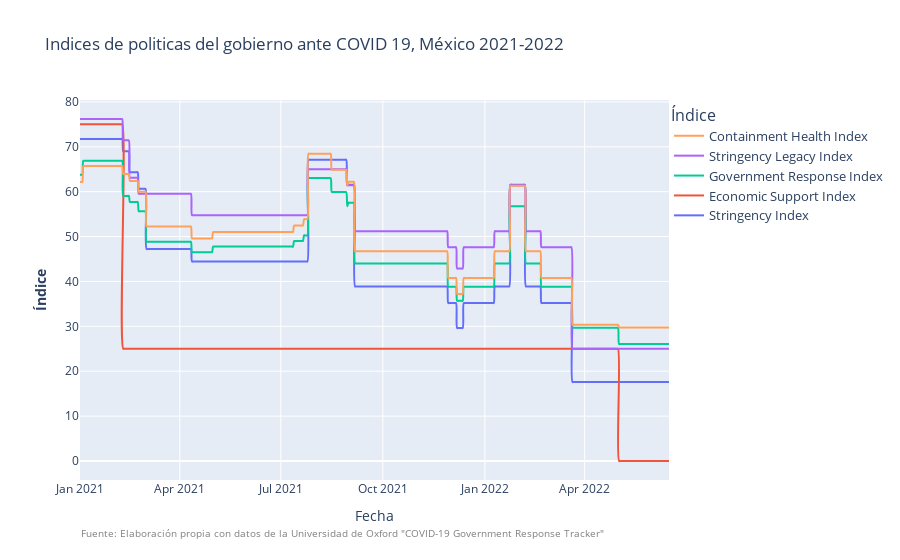

Notebook code for this chart:
### Markdown cell above
## Grafica de indicadores de la contingencia
La Universidad de Oxford a traves del portal antes mencionado tambien realiza diferentes indices que muestran el comportamiento y rastrean las acciones en politica econopmica y publica que realizan los gobiernos durante la pandemia. Este esfuerzo se resume en 5 indices aqui presentados: 
+ El "Stringency Index" que es el indice sobre el confinamiento o la restriccion de los gobiernos a salir.
+ El "Economic Support Index" que muestra el apoyo economico.
+ El "Government Response Index" que mide la respuesta del gobierno ante la pandemia.
+ El "Stringency Legacy Index" que mide el legado de las medidas de confinamiento
+ El "Containment Health Index" un indicador de salud sobre el confinamiento.

### Code cell
fig4 = go.Figure()
fig4.add_trace(go.Scatter(x=df4.index, y=(df4['StringencyIndexForDisplay']), name="Stringency Index",
                    line_shape='spline', marker_symbol = 'circle-open', 
                         connectgaps = True
                        ))
fig4.add_trace(go.Scatter(x=df4.index, y=(df4['EconomicSupportIndexForDisplay']), name="Economic Support Index",
                    line_shape='spline', marker_symbol = 'circle-open', 
                         connectgaps = True
                        ))
fig4.add_trace(go.Scatter(x=df4.index, y=(df4['GovernmentResponseIndexForDisplay']), name="Government Response Index",
                    line_shape='spline', marker_symbol = 'circle-open', 
                         connectgaps = True
                        ))
fig4.add_trace(go.Scatter(x=df4.index, y=(df4['StringencyLegacyIndexForDisplay']), name="Stringency Legacy Index",
                    line_shape='spline', marker_symbol = 'circle-open', 
                         connectgaps = True
                        ))
fig4.add_trace(go.Scatter(x=df4.index, y=(df4['ContainmentHealthIndexForDisplay']), name="Containment Health Index",
                    line_shape='spline', marker_symbol = 'circle-open', 
                         connectgaps = True
                        ))

fig4.update_traces(marker=dict(size=1,line=dict(width=0.2)),selector=dict(mode='markers'))
fig4.update_layout(legend=dict(x = 1, y=1, traceorder='reversed', font_size=13))
fig4.update_layout(title="Indices de politicas del gobierno ante COVID 19, México 2021-2022",
                 xaxis_title="Fecha",
    legend_title="Índice",
  #  font=dict(
   #     family="Courier New, monospace",
    #    size=18,
     #   color="RebeccaPurple"
    )

fig4.update_yaxes(title_text="<b>Índice</b>")

fig4.add_annotation(text= 'Fuente: Elaboración propia con datos de la Universidad de Oxford "COVID-19 Government Response Tracker"',
                    x = 0, y = -0.15, xref= 'paper', yref = 'paper', xanchor='left'
    , yanchor='bottom'
    , xshift=-1
    , yshift=-5
    , font=dict(size=10, color="grey")
    , align="right", showarrow= False)

fig4.show()

### Figure 1 — Plotly figure (JSON) as saved in the notebook; plotly's stock layout.template omitted (floating-point values rounded to 4 significant figures; data arrays with more than 128 entries replaced by an {"elided": "..."} marker saying what was removed)
{"data": [{"connectgaps": true, "line": {"shape": "spline"}, "marker": {"symbol": "circle-open"}, "name": "Stringency Index", "type": "scatter", "x": {"elided": "532 str values"}, "y": {"elided": "532 float values"}}, {"connectgaps": true, "line": {"shape": "spline"}, "marker": {"symbol": "circle-open"}, "name": "Economic Support Index", "type": "scatter", "x": {"elided": "532 str values"}, "y": {"elided": "532 int values"}}, {"connectgaps": true, "line": {"shape": "spline"}, "marker": {"symbol": "circle-open"}, "name": "Government Response Index", "type": "scatter", "x": {"elided": "532 str values"}, "y": {"elided": "532 float values"}}, {"connectgaps": true, "line": {"shape": "spline"}, "marker": {"symbol": "circle-open"}, "name": "Stringency Legacy Index", "type": "scatter", "x": {"elided": "532 str values"}, "y": {"elided": "532 float values"}}, {"connectgaps": true, "line": {"shape": "spline"}, "marker": {"symbol": "circle-open"}, "name": "Containment Health Index", "type": "scatter", "x": {"elided": "532 str values"}, "y": {"elided": "532 float values"}}], "layout": {"annotations": [{"align": "right", "font": {"color": "grey", "size": 10}, "showarrow": false, "text": "Fuente: Elaboración propia con datos de la Universidad de Oxford \"COVID-19 Government Response Tracker\"", "x": 0, "xanchor": "left", "xref": "paper", "xshift": -1, "y": -0.15, "yanchor": "bottom", "yref": "paper", "yshift": -5}], "legend": {"font": {"size": 13}, "title": {"text": "Índice"}, "traceorder": "reversed", "x": 1, "y": 1}, "title": {"text": "Indices de politicas del gobierno ante COVID 19, México 2021-2022"}, "xaxis": {"title": {"text": "Fecha"}}, "yaxis": {"title": {"text": "<b>Índice</b>"}}}}
